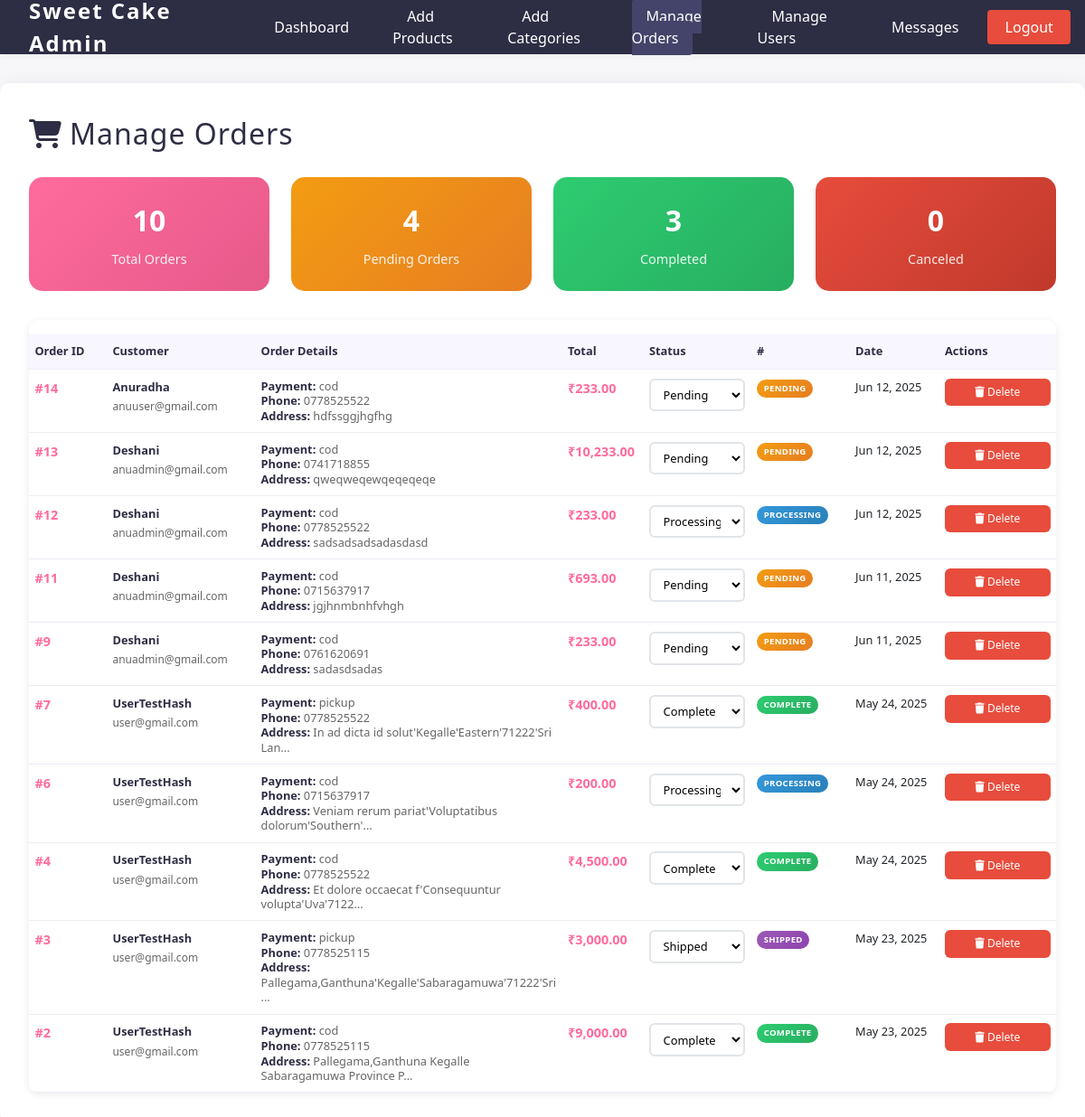
The page /pages/admin/manage_orders.php (signed in) on the database its author committed.
### tables this page shows
CREATE TABLE `orders` (
  `order_id` int(11) NOT NULL,
  `user_id` int(11) DEFAULT NULL,
  `order_date` datetime NOT NULL DEFAULT current_timestamp(),
  `total_amount` decimal(10,2) DEFAULT NULL,
  `status` enum('pending','processing','shipped','complete','cancelled') NOT NULL DEFAULT 'pending',
  `payment_method` enum('cod','pickup','','') NOT NULL,
  `phone` varchar(20) DEFAULT NULL,
  `shipping_address` text DEFAULT NULL
);

CREATE TABLE `users` (
  `id` int(11) NOT NULL,
  `name` varchar(100) NOT NULL,
  `email` varchar(100) NOT NULL,
  `password` varchar(100) NOT NULL,
  `created_at` timestamp NOT NULL DEFAULT current_timestamp(),
  `role` varchar(100) NOT NULL DEFAULT 'user'
);

### pages/admin/manage_orders.php (the view, shortened to what this page needs)
<?php
include '../../config/db.php';
$page = isset($_GET['page']) ? intval($_GET['page']) : 1;
$limit = 10;
$offset = ($page - 1) * $limit;
$stmt = $conn->prepare("SELECT o.*, u.name as user_name, u.email as user_email
                       FROM orders o
                       LEFT JOIN users u ON o.user_id = u.id
                       ORDER BY o.order_date DESC
                       LIMIT :limit OFFSET :offset");
$stmt->bindValue(':limit', $limit, PDO::PARAM_INT);
$stmt->bindValue(':offset', $offset, PDO::PARAM_INT);
$stmt->execute();
$orders = $stmt->fetchAll(PDO::FETCH_ASSOC);
$countStmt = $conn->prepare("SELECT COUNT(*) as total FROM orders");
$countStmt->execute();
$totalOrders = $countStmt->fetch(PDO::FETCH_ASSOC)['total'];
function getStatusBadgeClass($status) {
    switch(strtolower($status)) {
        case 'pending': return 'badge-pending';
        case 'processing': return 'badge-processing';
        case 'shipped': return 'badge-shipped';
        case 'complete': return 'badge-delivered';
    }
}
?>
<!DOCTYPE html>
<html lang="en">
<head>
    <link href="https://cdnjs.cloudflare.com/ajax/libs/bootstrap/5.3.0/css/bootstrap.min.css" rel="stylesheet">
    <link href="https://cdnjs.cloudflare.com/ajax/libs/font-awesome/6.4.0/css/all.min.css" rel="stylesheet">
    <link rel="stylesheet" href="../../css/admin.css">
</head>
<body>
    <?php include './includes/admin_nav.php'; ?>
    <div class="admin-dashboard-container">
        <div class="admin-dashboard-title">
            <i class="fas fa-shopping-cart me-2"></i>Manage Orders
        </div>
        <div class="row stats-row">
            <div class="col-md-3">
                <div class="stat-card">
                    <div class="stat-number"><?php echo $totalOrders; ?></div>
                    <div class="stat-label">Total Orders</div>
                </div>
            </div>
            <div class="col-md-3">
                <div class="stat-card" style="background: linear-gradient(135deg, #f39c12, #e67e22);">
                    <?php
                    $pendingStmt = $conn->prepare("SELECT COUNT(*) as count FROM orders WHERE status = 'pending'");
                    $pendingStmt->execute();
                    $pendingCount = $pendingStmt->fetch()['count'];
                    ?>
                    <div class="stat-number"><?php echo $pendingCount; ?></div>
                    <div class="stat-label">Pending Orders</div>
                </div>
            </div>
            <div class="col-md-3">
                <div class="stat-card" style="background: linear-gradient(135deg, #2ecc71, #27ae60);">
                    <?php
                    $completeStmt = $conn->prepare("SELECT COUNT(*) as count FROM orders WHERE status = 'complete'");
                    $completeStmt->execute();
                    $completeCount = $completeStmt->fetch()['count'];
                    ?>
                    <div class="stat-number"><?php echo $completeCount; ?></div>
                    <div class="stat-label">Completed</div>
                </div>
            </div>
            <div class="col-md-3">
                <div class="stat-card" style="background: linear-gradient(135deg, #e74c3c, #c0392b);">
                    <?php
                    $canceledStmt = $conn->prepare("SELECT COUNT(*) as count FROM orders WHERE status = 'canceled'");
                    $canceledStmt->execute();
                    $canceledCount = $canceledStmt->fetch()['count'];
                    ?>
                    <div class="stat-number"><?php echo $canceledCount; ?></div>
                    <div class="stat-label">Canceled</div>
                </div>
            </div>
        </div>
        <?php if (empty($orders)): ?>
            <div class="no-orders">
                <i class="fas fa-shopping-cart"></i>
                <h4>No orders yet</h4>
                <p>Orders will appear here when customers make purchases.</p>
            </div>
        <?php else: ?>
            <div class="table-responsive">
                <table class="orders-table">
                    <thead>
                        <tr>
                            <th>Order ID</th>
                            <th>Customer</th>
                            <th>Order Details</th>
                            <th>Total</th>
                            <th>Status</th>
                            <th>#</th>
                            <th>Date</th>
                            <th>Actions</th>
                        </tr>
                    </thead>                    <tbody>
                        <?php foreach ($orders as $order): ?>
                            <tr>
                                <td><span class="order-id">#<?php echo $order['order_id']; ?></span></td>
                                <td>
                                    <div class="customer-info">
                                        <div class="customer-name"><?php echo htmlspecialchars($order['user_name'] ?? 'Guest'); ?></div>
                                        <div class="customer-email"><?php echo htmlspecialchars($order['user_email'] ?? 'N/A'); ?></div>
                                    </div>
                                </td>
                                <td>
                                    <div class="order-details">
                                        <strong>Payment:</strong> <?php echo htmlspecialchars($order['payment_method']); ?><br>
                                        <strong>Phone:</strong> <?php echo htmlspecialchars($order['phone']); ?><br>
                                        <strong>Address:</strong> <?php echo htmlspecialchars(substr($order['shipping_address'], 0, 50) . (strlen($order['shipping_address']) > 50 ? '...' : '')); ?>
                                    </div>
                                </td>
                                <td><span class="total-amount">₹<?php echo number_format($order['total_amount'], 2); ?></span></td>
                                <td>
                                    <form method="POST" style="display: inline;">
                                        <select name="status" class="status-select" onchange="this.form.submit()">
                                            <option value="pending" <?php echo $order['status'] === 'pending' ? 'selected' : ''; ?>>Pending</option>
                                            <option value="processing" <?php echo $order['status'] === 'processing' ? 'selected' : ''; ?>>Processing</option>
                                            <option value="shipped" <?php echo $order['status'] === 'shipped' ? 'selected' : ''; ?>>Shipped</option>
                                            <option value="complete" <?php echo $order['status'] === 'complete' ? 'selected' : ''; ?>>Complete</option>
                                        </select>
                                    </form>
                                </td>
                                <td>
                                    <span class="status-badge <?php echo getStatusBadgeClass($order['status']); ?>">
                                        <?php echo ucfirst($order['status']); ?>
                                    </span>
                                </td>
                                <td><?php echo date('M j, Y', strtotime($order['order_date'])); ?></td>
                                <td>
                                    <div class="action-buttons">
                                        <button class="delete-btn" onclick="deleteOrder(<?php echo $order['order_id']; ?>)" title="Delete Order">
                                            <i class="fas fa-trash"></i> Delete
                                        </button>
                                    </div>
                                </td>
                            </tr>
                        <?php endforeach; ?>
                    </tbody>
                </table>
            </div>
        <?php endif; ?>
    </div>
</body>
</html>

### pages/admin/includes/admin_nav.php (shortened to what this page needs)
<nav class="admin-navbar">
        <a href="../../index.php" style="text-decoration: none; color:#fff;"><div class="logo">Sweet Cake Admin</div></a>
        <ul>            <li><a href="./dashboard.php" class="<?php echo basename($_SERVER['PHP_SELF']) == 'dashboard.php' ? 'active' : ''; ?>">Dashboard</a></li>
            <li><a href="./add_product.php" class="<?php echo basename($_SERVER['PHP_SELF']) == 'add_product.php' ? 'active' : ''; ?>">Add Products</a></li>
            <li><a href="./add_category.php" class="<?php echo basename($_SERVER['PHP_SELF']) == 'add_category.php' ? 'active' : ''; ?>">Add Categories</a></li>
            <li><a href="./manage_orders.php" class="<?php echo basename($_SERVER['PHP_SELF']) == 'manage_orders.php' ? 'active' : ''; ?>">Manage Orders</a></li>
            <li><a href="./manage_users.php" class="<?php echo basename($_SERVER['PHP_SELF']) == 'manage_users.php' ? 'active' : ''; ?>">Manage Users</a></li>
            <li><a href="./manage_messages.php" class="<?php echo basename($_SERVER['PHP_SELF']) == 'manage_messages.php' ? 'active' : ''; ?>">Messages</a></li>
            <li style="margin-left:auto;"><a href="../../function/logout.php" style="background:#e74c3c; color:#fff; border-radius:4px; padding:0.5rem 1.2rem;">Logout</a></li>
        </ul>
    </nav>

### css/admin.css (style rules this page uses)
body { font-family: 'Segoe UI', Arial, sans-serif; background: #f7f7fa; margin: 0; padding: 0; }
.admin-navbar { background: #2d2d44; color: #fff; padding: 0 0 0 0; display: flex; align-items: center; height: 60px; box-shadow: 0 2px 8px rgba(0,0,0,0.05); }
.admin-navbar .logo { font-size: 1.5rem; font-weight: bold; padding: 0 2rem; letter-spacing: 2px; }
.admin-navbar ul { list-style: none; display: flex; margin: 0; padding: 0; }
.admin-navbar ul li { margin: 0 1rem; }
.admin-navbar ul li a { color: #fff; text-decoration: none; font-size: 1rem; padding: 0.5rem 1rem; border-radius: 4px; transition: background 0.2s; }
.admin-navbar ul li a:hover, .admin-navbar ul li a.active { background: #44446a; }
.admin-dashboard-container { max-width: 1200px; margin: 2rem auto; padding: 2rem; background: #fff; border-radius: 10px; box-shadow: 0 4px 24px rgba(0,0,0,0.07); }
.admin-dashboard-title { font-size: 2rem; color: #2d2d44; margin-bottom: 1.5rem; letter-spacing: 1px; }

### pages/admin/manage_orders.php (style rules this page uses)
.orders-table { width: 100%; border-collapse: collapse; margin-top: 1rem; font-size: 0.9rem; }
.orders-table th, .orders-table td { padding: 0.8rem 0.6rem; border-bottom: 1px solid #ececf6; text-align: left; vertical-align: top; }
.orders-table th { background: var(--soft-lavender, #f8f6ff); color: var(--dark-chocolate, #2d2d44); font-weight: 600; position: sticky; top: 0; white-space: nowrap; }
.orders-table th:nth-child(1), .orders-table td:nth-child(1) { width: 8%; }
.orders-table th:nth-child(2), .orders-table td:nth-child(2) { width: 15%; }
.orders-table th:nth-child(3), .orders-table td:nth-child(3) { width: 25%; }
.orders-table th:nth-child(4), .orders-table td:nth-child(4) { width: 8%; }
.orders-table th:nth-child(5), .orders-table td:nth-child(5) { width: 12%; }
.orders-table th:nth-child(6), .orders-table td:nth-child(6) { width: 10%; }
.orders-table th:nth-child(7), .orders-table td:nth-child(7) { width: 10%; }
.orders-table th:nth-child(8), .orders-table td:nth-child(8) { width: 12%; }
.status-select { padding: 0.4rem 0.6rem; border-radius: 6px; border: 2px solid #e1e5e9; background: #fff; font-size: 0.8rem; transition: all 0.3s ease; width: 100%; max-width: 120px; }
.delete-btn { background: #e74c3c; color: #fff; border: none; padding: 0.4rem 0.8rem; border-radius: 6px; cursor: pointer; transition: all 0.3s ease; font-size: 0.75rem; white-space: nowrap; }
.order-details { font-size: 0.8rem; color: #666; line-height: 1.3; }
.order-details strong { color: var(--dark-chocolate, #2d2d44); }
.status-badge { display: inline-block; padding: 0.3em 0.8em; border-radius: 15px; font-size: 0.75em; font-weight: 600; color: #fff; letter-spacing: 0.3px; text-transform: uppercase; white-space: nowrap; }
.badge-pending { background: linear-gradient(135deg, #f39c12, #e67e22); }
.badge-processing { background: linear-gradient(135deg, #3498db, #2980b9); }
.badge-shipped { background: linear-gradient(135deg, #9b59b6, #8e44ad); }
.badge-delivered { background: linear-gradient(135deg, #2ecc71, #27ae60); }
.table-responsive { border-radius: 10px; overflow-x: auto; box-shadow: 0 2px 10px rgba(0,0,0,0.08); max-height: 70vh; overflow-y: auto; }
.stats-row { margin-bottom: 2rem; }
.stat-card { background: linear-gradient(135deg, var(--primary-pink, #ff6b9d), #e55a8a); color: white; padding: 1.5rem; border-radius: 15px; text-align: center; }
.stat-number { font-size: 2rem; font-weight: 700; margin-bottom: 0.5rem; }
.stat-label { font-size: 0.9rem; opacity: 0.9; }
.action-buttons { display: flex; flex-direction: column; gap: 0.3rem; min-width: 100px; }
@media (max-width: 1200px) { .orders-table { font-size: 0.8rem; } }
@media (max-width: 1200px) { .orders-table th, .orders-table td { padding: 0.6rem 0.4rem; } }
@media (max-width: 1200px) { .action-buttons { min-width: 90px; } }
.order-id { font-weight: 700; color: var(--primary-pink, #ff6b9d); font-size: 0.9rem; }
.customer-info { font-size: 0.8rem; }
.customer-name { font-weight: 600; color: var(--dark-chocolate, #2d2d44); margin-bottom: 0.2rem; }
.customer-email { color: #666; font-size: 0.75rem; }
.total-amount { font-weight: 700; color: var(--primary-pink, #ff6b9d); font-size: 0.9rem; }

### pages/admin/includes/admin_nav.php (style rules this page uses)
.admin-navbar { position: relative; }
.admin-navbar ul { display: flex; align-items: center; margin: 0; padding: 0; list-style: none; transition: all 0.3s; }

### rows shown on the page
orders: order_id "14", user.name "Anuradha", user.email "anuuser@gmail.com", payment_method "cod", phone "0778525522", shipping_address "hdfssggjhgfhg", total_amount "233.00", status "Pending", status "PENDING", order_date "Jun 12, 2025"
orders: order_id "13", user.name "Deshani", user.email "anuadmin@gmail.com", payment_method "cod", phone "0741718855", shipping_address "qweqweqewqeqeqeqe", total_amount "10,233.00", status "Pending", status "PENDING", order_date "Jun 12, 2025"
orders: order_id "12", user.name "Deshani", user.email "anuadmin@gmail.com", payment_method "cod", phone "0778525522", shipping_address "sadsadsadsadasdasd", total_amount "233.00", status "Processing", status "PROCESSING", order_date "Jun 12, 2025"
orders: order_id "11", user.name "Deshani", user.email "anuadmin@gmail.com", payment_method "cod", phone "0715637917", shipping_address "jgjhnmbnhfvhgh", total_amount "693.00", status "Pending", status "PENDING", order_date "Jun 11, 2025"
orders: order_id "9", user.name "Deshani", user.email "anuadmin@gmail.com", payment_method "cod", phone "0761620691", shipping_address "sadasdsadas", total_amount "233.00", status "Pending", status "PENDING", order_date "Jun 11, 2025"
orders: order_id "7", user.name "UserTestHash", user.email "user@gmail.com", payment_method "pickup", phone "0778525522", shipping_address "In ad dicta id solut'Kegalle'Eastern'71222'Sri Lan...", total_amount "400.00", status "Complete", status "COMPLETE", order_date "May 24, 2025"
orders: order_id "6", user.name "UserTestHash", user.email "user@gmail.com", payment_method "cod", phone "0715637917", shipping_address "Veniam rerum pariat'Voluptatibus dolorum'Southern'...", total_amount "200.00", status "Processing", status "PROCESSING", order_date "May 24, 2025"
orders: order_id "4", user.name "UserTestHash", user.email "user@gmail.com", payment_method "cod", phone "0778525522", shipping_address "Et dolore occaecat f'Consequuntur volupta'Uva'7122...", total_amount "4,500.00", status "Complete", status "COMPLETE", order_date "May 24, 2025"
orders: order_id "3", user.name "UserTestHash", user.email "user@gmail.com", payment_method "pickup", phone "0778525115", shipping_address "Pallegama,Ganthuna'Kegalle'Sabaragamuwa'71222'Sri ...", total_amount "3,000.00", status "Shipped", status "SHIPPED", order_date "May 23, 2025"
orders: order_id "2", user.name "UserTestHash", user.email "user@gmail.com", payment_method "cod", phone "0778525115", shipping_address "Pallegama,Ganthuna Kegalle Sabaragamuwa Province P...", total_amount "9,000.00", status "Complete", status "COMPLETE", order_date "May 23, 2025"

### other values the page prints
$totalOrders "10"
$pendingCount "4"
$completeCount "3"
$canceledCount "0"
